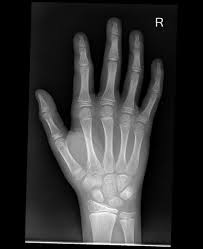
#> input picture 7th-week-hw/images/gammaImg.jpg, 203 x 249 px, found by its file name
$ python gamma.py
#> lines starting #> are read from the running program, lines starting #| are printed output that depends on the picture
import cv2
import numpy as np


img = cv2.imread('images\\gammaImg.jpg', cv2.IMREAD_UNCHANGED)
#> img is the input picture: shape (249, 203, 3); min 0, max 255, mean 47.9

# Gamma=3.0
gamma3 = np.array(255*(img/255)**3.0,dtype='uint8')
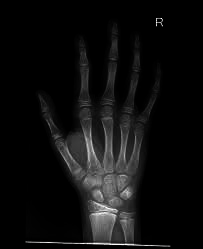
#> gamma3: shape (249, 203, 3); min 0, max 255, mean 14.6

# Gamma=4.0
gamma4 = np.array(255*(img/255)**4.0,dtype='uint8')
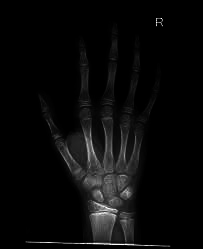
#> gamma4: shape (249, 203, 3); min 0, max 255, mean 9.6

# Gamma=5.0
gamma5 = np.array(255*(img/255)**5.0,dtype='uint8')

result = cv2.hconcat([gamma3,gamma4,gamma5])
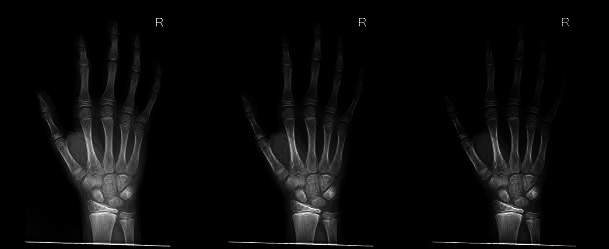
#> result: shape (249, 609, 3); min 0, max 255, mean 10.3
cv2.namedWindow('gammaImg', cv2.WINDOW_NORMAL)
cv2.imshow('gammaImg', result)
cv2.waitKey(0)

$ run again, with 7th-week-hw/images/imageNeg.jpg copied over 7th-week-hw/images/gammaImg.jpg
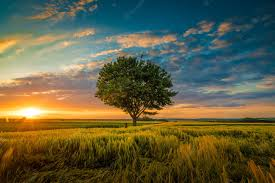
#> input picture 7th-week-hw/images/imageNeg.jpg, 275 x 183 px, found by its file name
#> img is the input picture: shape (183, 275, 3); mean B, G, R 67.6, 95.7, 97.7
#> `gamma5 = np.array(255*(img/255)**5.0,dtype='uint8')`:
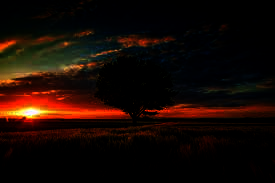
#> gamma5: shape (183, 275, 3); mean B, G, R 3.7, 9.3, 23.5
#> `result = cv2.hconcat([gamma3,gamma4,gamma5])`:
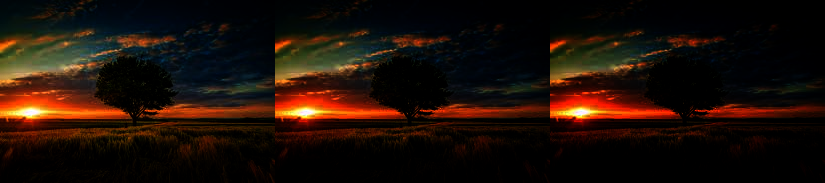
#> result: shape (183, 825, 3); mean B, G, R 8, 15.8, 30.3
